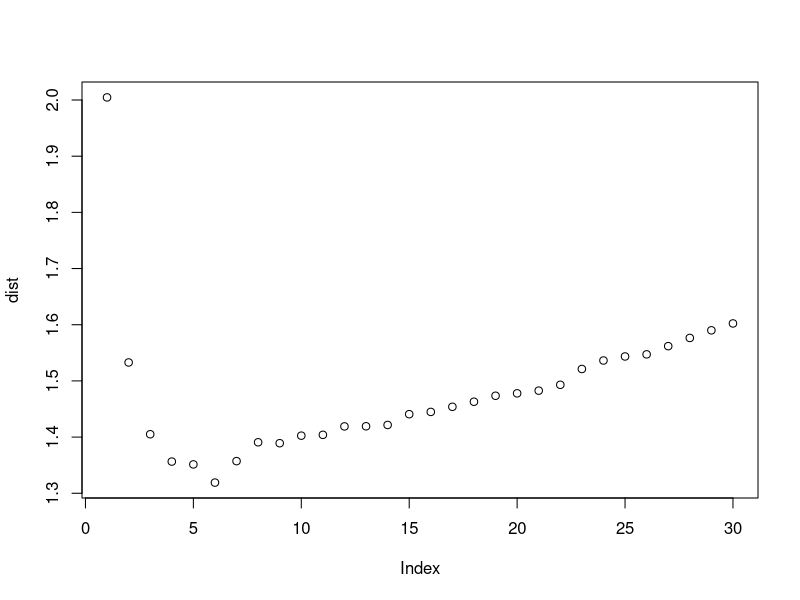

This chart was generated by the following R code:
library(FNN)
eval_train = 500
eval_test = 500

#train data
set.seed(123)
train_x = sort(rnorm(eval_train))
train_y = 3+train_x^2 + rnorm(eval_train)

#test data
set.seed(1234)
test_x = sort(rnorm(eval_test))
test_y = 3+test_x^2 + rnorm(eval_test)

eval_point = test_x
dist = rep(0,length = 30)
hat_y = c()

#k for loop
for(k.n in 1:length(dist)){

  #hat_y
  idx = knnx.index(train_x,eval_point,k = k.n)
  for(i in 1:eval_test) hat_y[i] = mean(train_y[idx[i,]])

  #distance
  dist[k.n] = mean((test_y - hat_y)^2)
}
#dist plot
plot(dist)

#valid_k
valid_k = which(dist == min(dist))
valid_k
